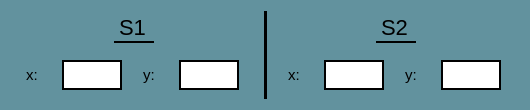
               <widget class="QFrame" name="frame_95">
                <property name="minimumSize">
                 <size>
                  <width>530</width>
                  <height>110</height>
                 </size>
                </property>
                <property name="maximumSize">
                 <size>
                  <width>530</width>
                  <height>110</height>
                 </size>
                </property>
                <property name="styleSheet">
                 <string notr="true">QFrame{
background-color: rgb(98, 146, 158);
border: none;
border-radius: 15px;
}

QLabel{
font-size: 20px
}</string>
                </property>
                <property name="frameShape">
                 <enum>QFrame::StyledPanel</enum>
                </property>
                <property name="frameShadow">
                 <enum>QFrame::Raised</enum>
                </property>
                <layout class="QGridLayout" name="gridLayout_113">
                 <item row="0" column="0">
                  <widget class="QFrame" name="frame_96">
                   <property name="minimumSize">
                    <size>
                     <width>45</width>
                     <height>35</height>
                    </size>
                   </property>
                   <property name="maximumSize">
                    <size>
                     <width>16777215</width>
                     <height>35</height>
                    </size>
                   </property>
                   <property name="styleSheet">
                    <string notr="true">QFrame{
background-color: transparent;
}</string>
                   </property>
                   <property name="frameShape">
                    <enum>QFrame::StyledPanel</enum>
                   </property>
                   <property name="frameShadow">
                    <enum>QFrame::Raised</enum>
                   </property>
                   <layout class="QGridLayout" name="gridLayout_66">
                    <property name="leftMargin">
                     <number>0</number>
                    </property>
                    <property name="topMargin">
                     <number>0</number>
                    </property>
                    <property name="rightMargin">
                     <number>0</number>
                    </property>
                    <property name="bottomMargin">
                     <number>0</number>
                    </property>
                    <item row="0" column="0">
                     <widget class="QLabel" name="label_109">
                      <property name="minimumSize">
                       <size>
                        <width>40</width>
                        <height>30</height>
                       </size>
                      </property>
                      <property name="maximumSize">
                       <size>
                        <width>40</width>
                        <height>30</height>
                       </size>
                      </property>
                      <property name="font">
                       <font>
                        <family>Microsoft Sans Serif</family>
                        <pointsize>-1</pointsize>
                       </font>
                      </property>
                      <property name="styleSheet">
                       <string notr="true">QLabel{
qproperty-alignment: AlignCenter;
font-style: bold;
font-size: 22px;
color: black;
border-bottom: 2px solid black;
border-radius: 0px;
}</string>
                      </property>
                      <property name="text">
                       <string>S1</string>
                      </property>
                     </widget>
                    </item>
                   </layout>
                  </widget>
                 </item>
                 <item row="0" column="1" rowspan="2">
                  <widget class="Line" name="line">
                   <property name="minimumSize">
                    <size>
                     <width>3</width>
                     <height>0</height>
                    </size>
                   </property>
                   <property name="maximumSize">
                    <size>
                     <width>3</width>
                     <height>16777215</height>
                    </size>
                   </property>
                   <property name="styleSheet">
                    <string notr="true">QWidget{
background-color: black;
border: none
}</string>
                   </property>
                   <property name="orientation">
                    <enum>Qt::Vertical</enum>
                   </property>
                  </widget>
                 </item>
                 <item row="0" column="2">
                  <widget class="QFrame" name="frame_97">
                   <property name="minimumSize">
                    <size>
                     <width>45</width>
                     <height>35</height>
                    </size>
                   </property>
                   <property name="maximumSize">
                    <size>
                     <width>16777215</width>
                     <height>35</height>
                    </size>
                   </property>
                   <property name="styleSheet">
                    <string notr="true">QFrame{
background-color: transparent;
}</string>
                   </property>
                   <property name="frameShape">
                    <enum>QFrame::StyledPanel</enum>
                   </property>
                   <property name="frameShadow">
                    <enum>QFrame::Raised</enum>
                   </property>
                   <layout class="QGridLayout" name="gridLayout_71">
                    <property name="leftMargin">
                     <number>0</number>
                    </property>
                    <property name="topMargin">
                     <number>0</number>
                    </property>
                    <property name="rightMargin">
                     <number>0</number>
                    </property>
                    <property name="bottomMargin">
                     <number>0</number>
                    </property>
                    <item row="0" column="0">
                     <widget class="QLabel" name="label_110">
                      <property name="minimumSize">
                       <size>
                        <width>40</width>
                        <height>30</height>
                       </size>
                      </property>
                      <property name="maximumSize">
                       <size>
                        <width>40</width>
                        <height>30</height>
                       </size>
                      </property>
                      <property name="font">
                       <font>
                        <family>Microsoft Sans Serif</family>
                        <pointsize>-1</pointsize>
                       </font>
                      </property>
                      <property name="styleSheet">
                       <string notr="true">QLabel{
qproperty-alignment: AlignCenter;
font-style: bold;
font-size: 22px;
color: black;
border-bottom: 2px solid black;
border-radius: 0px;
}</string>
                      </property>
                      <property name="text">
                       <string>S2</string>
                      </property>
                     </widget>
                    </item>
                   </layout>
                  </widget>
                 </item>
                 <item row="1" column="0">
                  <widget class="QFrame" name="frame_98">
                   <property name="frameShape">
                    <enum>QFrame::StyledPanel</enum>
                   </property>
                   <property name="frameShadow">
                    <enum>QFrame::Raised</enum>
                   </property>
                   <layout class="QGridLayout" name="gridLayout_76">
                    <property name="leftMargin">
                     <number>0</number>
                    </property>
                    <property name="topMargin">
                     <number>0</number>
                    </property>
                    <property name="rightMargin">
                     <number>0</number>
                    </property>
                    <property name="bottomMargin">
                     <number>0</number>
                    </property>
                    <item row="0" column="0">
                     <widget class="QLabel" name="label_29">
                      <property name="minimumSize">
                       <size>
                        <width>15</width>
                        <height>30</height>
                       </size>
                      </property>
                      <property name="maximumSize">
                       <size>
                        <width>14</width>
                        <height>30</height>
                       </size>
                      </property>
                      <property name="styleSheet">
                       <string notr="true">QLabel{
font-size: 15px;
qproperty-alignment: AlignCenter;
border: none
}</string>
                      </property>
                      <property name="text">
                       <string>x:</string>
                      </property>
                     </widget>
                    </item>
                    <item row="0" column="1">
                     <widget class="QLineEdit" name="XS1">
                      <property name="minimumSize">
                       <size>
                        <width>60</width>
                        <height>30</height>
                       </size>
                      </property>
                      <property name="maximumSize">
                       <size>
                        <width>60</width>
                        <height>30</height>
                       </size>
                      </property>
                      <property name="styleSheet">
                       <string notr="true">QLineEdit{
background-color: white;
border: 2px solid black;
font-color: black;
qproperty-alignment: AlignCenter;
font-size: 15px;
}</string>
                      </property>
                      <property name="text">
                       <string/>
                      </property>
                     </widget>
                    </item>
                    <item row="0" column="2">
                     <widget class="QLabel" name="label_35">
                      <property name="minimumSize">
                       <size>
                        <width>15</width>
                        <height>30</height>
                       </size>
                      </property>
                      <property name="maximumSize">
                       <size>
                        <width>15</width>
                        <height>30</height>
                       </size>
                      </property>
                      <property name="styleSheet">
                       <string notr="true">QLabel{
font-size: 15px;
qproperty-alignment: AlignCenter;
border: none
}</string>
                      </property>
                      <property name="text">
                       <string>y:</string>
                      </property>
                     </widget>
                    </item>
                    <item row="0" column="3">
                     <widget class="QLineEdit" name="YS1">
                      <property name="minimumSize">
                       <size>
                        <width>60</width>
                        <height>30</height>
                       </size>
                      </property>
                      <property name="maximumSize">
                       <size>
                        <width>60</width>
                        <height>30</height>
                       </size>
                      </property>
                      <property name="styleSheet">
                       <string notr="true">QLineEdit{
background-color: white;
border: 2px solid black;
font-color: black;
qproperty-alignment: AlignCenter;
font-size: 15px;
}</string>
                      </property>
                      <property name="text">
                       <string/>
                      </property>
                     </widget>
                    </item>
                   </layout>
                  </widget>
                 </item>
                 <item row="1" column="2">
                  <widget class="QFrame" name="frame_99">
                   <property name="frameShape">
                    <enum>QFrame::StyledPanel</enum>
                   </property>
                   <property name="frameShadow">
                    <enum>QFrame::Raised</enum>
                   </property>
                   <layout class="QGridLayout" name="gridLayout_85">
                    <property name="leftMargin">
                     <number>0</number>
                    </property>
                    <property name="topMargin">
                     <number>0</number>
                    </property>
                    <property name="rightMargin">
                     <number>0</number>
                    </property>
                    <property name="bottomMargin">
                     <number>0</number>
                    </property>
                    <item row="0" column="0">
                     <widget class="QLabel" name="label_33">
                      <property name="minimumSize">
                       <size>
                        <width>15</width>
                        <height>30</height>
                       </size>
                      </property>
                      <property name="maximumSize">
                       <size>
                        <width>14</width>
                        <height>30</height>
                       </size>
                      </property>
                      <property name="styleSheet">
                       <string notr="true">QLabel{
font-size: 15px;
qproperty-alignment: AlignCenter;
border: none
}</string>
                      </property>
                      <property name="text">
                       <string>x:</string>
                      </property>
                     </widget>
                    </item>
                    <item row="0" column="1">
                     <widget class="QLineEdit" name="XS2">
                      <property name="minimumSize">
                       <size>
                        <width>60</width>
                        <height>30</height>
                       </size>
                      </property>
                      <property name="maximumSize">
                       <size>
                        <width>60</width>
                        <height>30</height>
                       </size>
                      </property>
                      <property name="styleSheet">
                       <string notr="true">QLineEdit{
background-color: white;
border: 2px solid black;
font-color: black;
qproperty-alignment: AlignCenter;
font-size: 15px;
}</string>
                      </property>
                      <property name="text">
                       <string/>
                      </property>
                     </widget>
                    </item>
                    <item row="0" column="2">
                     <widget class="QLabel" name="label_36">
                      <property name="minimumSize">
                       <size>
                        <width>15</width>
                        <height>30</height>
                       </size>
                      </property>
                      <property name="maximumSize">
                       <size>
                        <width>15</width>
                        <height>30</height>
                       </size>
                      </property>
                      <property name="styleSheet">
                       <string notr="true">QLabel{
font-size: 15px;
qproperty-alignment: AlignCenter;
border: none
}</string>
                      </property>
                      <property name="text">
                       <string>y:</string>
                      </property>
                     </widget>
                    </item>
                    <item row="0" column="3">
                     <widget class="QLineEdit" name="YS2">
                      <property name="minimumSize">
                       <size>
                        <width>60</width>
                        <height>30</height>
                       </size>
                      </property>
                      <property name="maximumSize">
                       <size>
                        <width>60</width>
                        <height>30</height>
                       </size>
                      </property>
                      <property name="styleSheet">
                       <string notr="true">QLineEdit{
background-color: white;
border: 2px solid black;
font-color: black;
qproperty-alignment: AlignCenter;
font-size: 15px;
}</string>
                      </property>
                      <property name="text">
                       <string/>
                      </property>
                     </widget>
                    </item>
                   </layout>
                  </widget>
                 </item>
                </layout>
               </widget>
